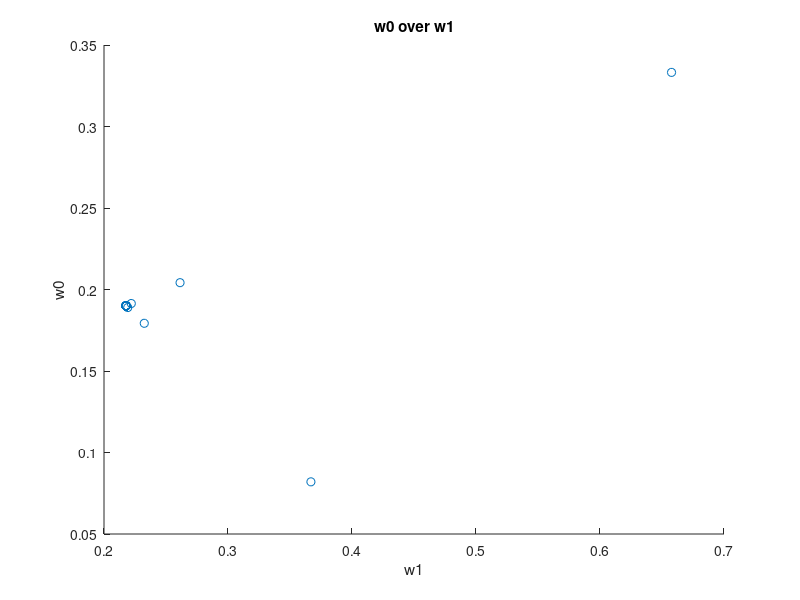
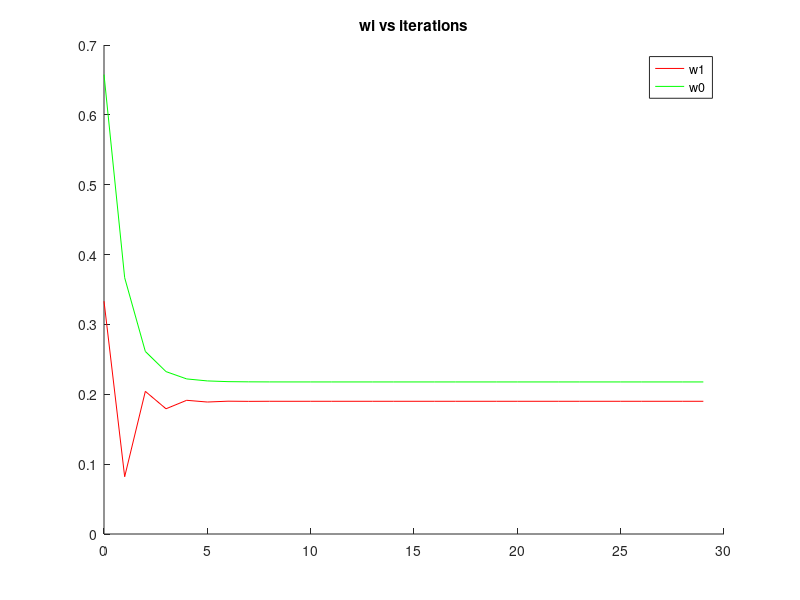

These figures' MATLAB source, in order:
% a)
close all;
% Constants
maxIter = 30;

% dataset
x = [-1,0.3,2]';
t = [-0.1,0.5,0.5]';

X = zeros(2,3);
X(1,:) = 1;
X(2,:) = x(:);
% learning rate
eta = zeros(maxIter+1,1);
w = zeros(2,maxIter+1);
w(1,1) = rand(1);
w(2,1) = rand(1);
iter = 1;
H = X*X';
b = -X*t;

for iter = 1 : maxIter

    g = H * w(:,iter) + b;
    eta(iter) = g'* g / (g'*H*g);
    w(:,iter+1) = w(:,iter) - eta(iter) * g;
    
end


figure;
scatter(w(1,1:maxIter),w(2,1:maxIter));
title('w0 over w1');
xlabel('w1');
ylabel('w0');

figure;
hold on;
plot((0:maxIter-1),w(2,1:maxIter),'r');
plot((0:maxIter-1),w(1,1:maxIter),'g');
title('wi vs iterations');
legend('w1','w0');
hold off;